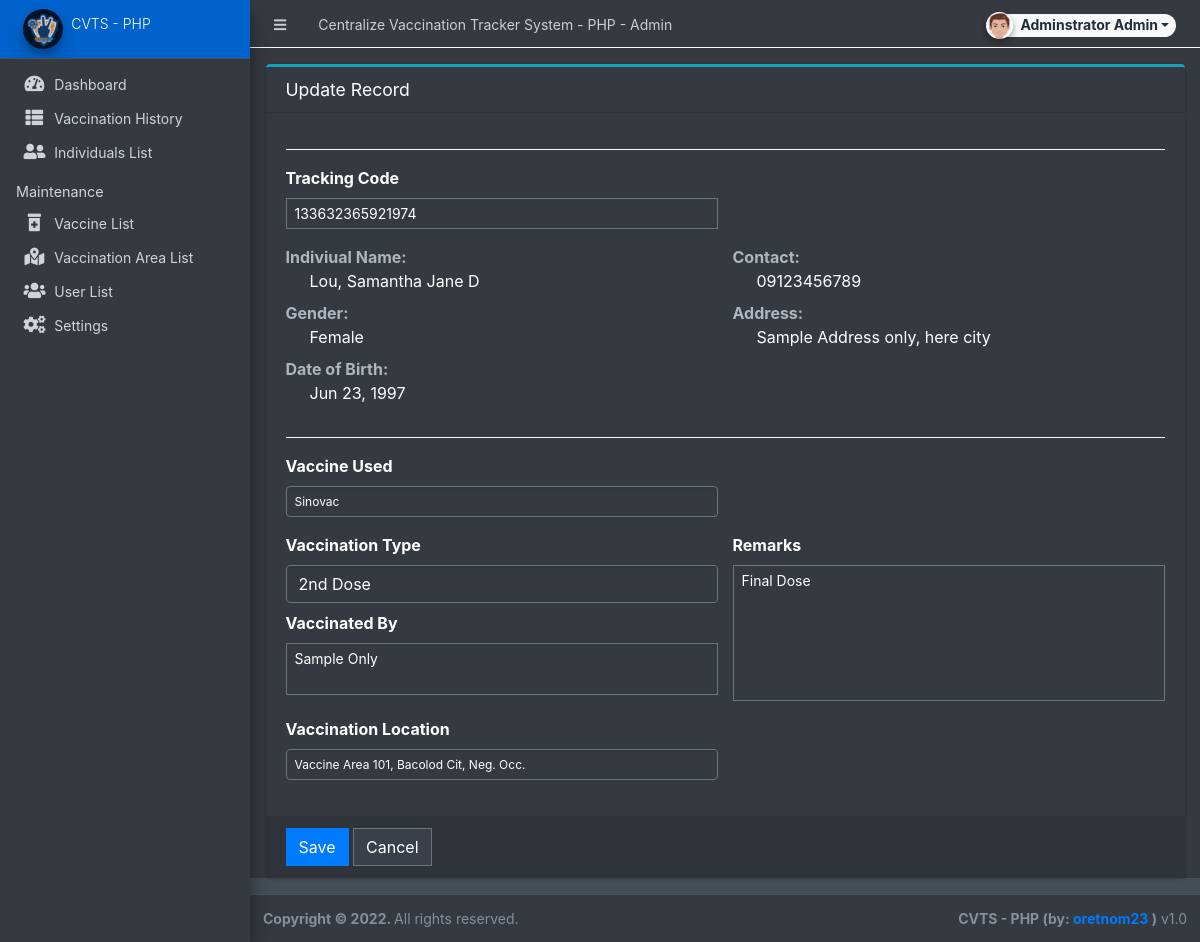
The app's page /admin/?page=history/manage_record&id=8 (signed in) with its own data.
### tables this page shows
CREATE TABLE `individual_list` (
  `id` int(30) NOT NULL,
  `tracking_code` varchar(50) NOT NULL,
  `firstname` text NOT NULL,
  `middlename` text NOT NULL,
  `lastname` text NOT NULL,
  `gender` varchar(50) NOT NULL,
  `dob` date NOT NULL,
  `contact` varchar(100) NOT NULL,
  `address` text NOT NULL,
  `status` tinyint(1) NOT NULL DEFAULT 0 COMMENT '0=pending, 1=Partially Vaccinated, 2= Fully Vaccinated',
  `date_created` datetime NOT NULL DEFAULT current_timestamp(),
  `date_updated` datetime DEFAULT NULL ON UPDATE current_timestamp()
);

### classes/DBConnection.php (called while the page is built, shortened)
<?php
class DBConnection{
    private $host = DB_SERVER;
    private $username = DB_USERNAME;
    private $password = DB_PASSWORD;
    private $database = DB_NAME;
    public $conn;
    public function __construct(){
        if (!isset($this->conn)) {
            $this->conn = new mysqli($this->host, $this->username, $this->password, $this->database);
        }
    }
}
?>

### classes/SystemSettings.php (called while the page is built, shortened)
<?php
class SystemSettings extends DBConnection{
	function userdata($field = ''){
		if(!empty($field)){
			if(isset($_SESSION['userdata'][$field]))
				return $_SESSION['userdata'][$field];
			else
				return null;
		}else{
			return false;
		}
	}
}
$_settings = new SystemSettings();
?>

### admin/history/manage_record.php (the view, shortened to what this page needs)
<?php
if(isset($_GET['id']) && $_GET['id'] > 0){
	$individual_qry = $conn->query("SELECT *,concat(lastname,', ', firstname, ' ', middlename ) as name FROM individual_list where id ='{$individual_id}'");
	$result_indi = $individual_qry->fetch_array();
}
?>
<div class="card card-outline card-info">
	<div class="card-header">
		<h3 class="card-title"><?php echo isset($id) ? "Update ": "Create New " ?> Record</h3>
	</div>
	<div class="card-body">
		<form action="" id="history-form">
			<hr class="border-light">
			<fieldset id="prev_form" class="d-none">
				<div class="form-group row">
					<div class="col-md-6">
						<label for="tracking_code" class="control-label">Tracking Code</label>
						<input type="text" class="form-control form-control-sm rounded-0" id="tracking_code" value="<?php echo isset($result_indi['tracking_code']) ? $result_indi['tracking_code'] :'' ?>">
					</div>
				</div>
				<div id="indiviual_info" class="row">
					<div class="col-md-6">
					<dl>
                        <dt class="text-muted">Indiviual Name:</dt>
                        <dd class="pl-4 indi_name"><?php echo isset($result_indi['name']) ? $result_indi['name'] : '' ?></dd>
                        <dt class="text-muted">Gender:</dt>
                        <dd class="pl-4 indi_gender"><?php echo isset($result_indi['gender']) ? $result_indi['gender'] : '' ?></dd>
						<dt class="text-muted">Date of Birth:</dt>
						<dd class="pl-4 indi_dob"><?php echo isset($result_indi['dob']) ? date("M d, Y",strtotime($result_indi['dob'])) : '' ?></dd>
                    </dl>
					</div>
					<div class="col-md-6">
						<dl>
							<dt class="text-muted">Contact:</dt>
							<dd class="pl-4 indi_contact"><?php echo isset($result_indi['contact']) ? $result_indi['contact'] : '' ?></dd>
							<dt class="text-muted">Address:</dt>
							<dd class="pl-4 indi_address"><?php echo isset($result_indi['address']) ? $result_indi['address'] : '' ?></dd>
						</dl>
					</div>
				</div>
			</fieldset>
			<hr class="border-light">
			<div class="form-group row">
				<div class="col-md-6">
					<label for="vaccine_id">Vaccine Used</label>
					<select name="vaccine_id" id="vaccine_id" class="custom-select custom-select-sm select2" required>
						<?php
							$vaccine_qry = $conn->query("SELECT * FROM vaccine_list where `status` = 1 order by `name` asc ");
							while($row = $vaccine_qry->fetch_assoc()):
						?>
						<option value="<?php echo $row['id'] ?>" <?php echo isset($vaccine_id) && $vaccine_id == $row['id'] ? 'selected' : '' ?>><?php echo $row['name'] ?></option>
						<?php endwhile; ?>
					</select>
				</div>
			</div>
			<div class="form-group row">
				<div class="col-md-6">
					<div class="mb-2">
						<label for="vaccination_type" class="control-label">Vaccination Type</label>
						<select name="vaccination_type" id="vaccination_type" class="custom-select selevt" required>
							<option <?php echo isset($vaccination_type) && $vaccination_type == '2nd Dose' ? 'selected' : '' ?>>2nd Dose</option>
						</select>
					</div>
					<div class="">
						<label for="vaccinated_by">Vaccinated By</label>
						<textarea rows="2" class="form-control form-control-sm rounded-0" id="vaccinated_by" name="vaccinated_by" style="resize:none" required><?php echo isset($vaccinated_by) ? $vaccinated_by : '' ?></textarea>
					</div>
				</div>
				<div class="col-md-6">
						<label for="remarks">Remarks</label>
						<textarea rows="6" class="form-control form-control-sm rounded-0" id="remarks" name="remarks" style="resize:none" required><?php echo isset($remarks) ? $remarks : '' ?></textarea>
				</div>
			</div>
			<?php if($_settings->userdata('type') == 1): ?>
			<div class="form-group row">
				<div class="col-md-6">
					<label for="location_id" class="control-label">Vaccination Location</label>
					<select name="location_id" id="location_id" class="custom-select custom-select-sm select2" required>
						<?php
							$location_qry = $conn->query("SELECT * FROM vaccination_location_list where `status` = 1 order by `location` asc ");
							while($row = $location_qry->fetch_assoc()):
						?>
						<option value="<?php echo $row['id'] ?>" <?php echo isset($location_id) && $location_id == $row['id'] ? 'selected' : '' ?>><?php echo $row['location'] ?></option>
						<?php endwhile; ?>
					</select>
				</div>
			</div>
			<?php else: ?>
				<input type="hidden" name="location_id" value="<?php echo $_settings->userdata('location_id') ?>">
			<?php endif; ?>
		</form>
	</div>
	<div class="card-footer">
		<button class="btn btn-flat btn-primary" form="history-form">Save</button>
		<a class="btn btn-flat btn-default" href="?page=historys">Cancel</a>
	</div>
</div>

### records on screen
individual_list: tracking_code "133632365921974", gender "Female", dob "Jun 23, 1997", contact "09123456789", address "Sample Address only, here city"

### other values on screen
$_settings->info('name') "Centralize Vaccination Tracker System - PHP"
$_settings->userdata('firstname').' '.$_settings->userdata('lastname') "Adminstrator Admin"
$_settings->info('short_name') "CVTS - PHP"
$result_indi['name'] "Lou, Samantha Jane D"
form field vaccine_id "Sinovac"
form field location_id "Vaccine Area 101, Bacolod Cit, Neg. Occ."
